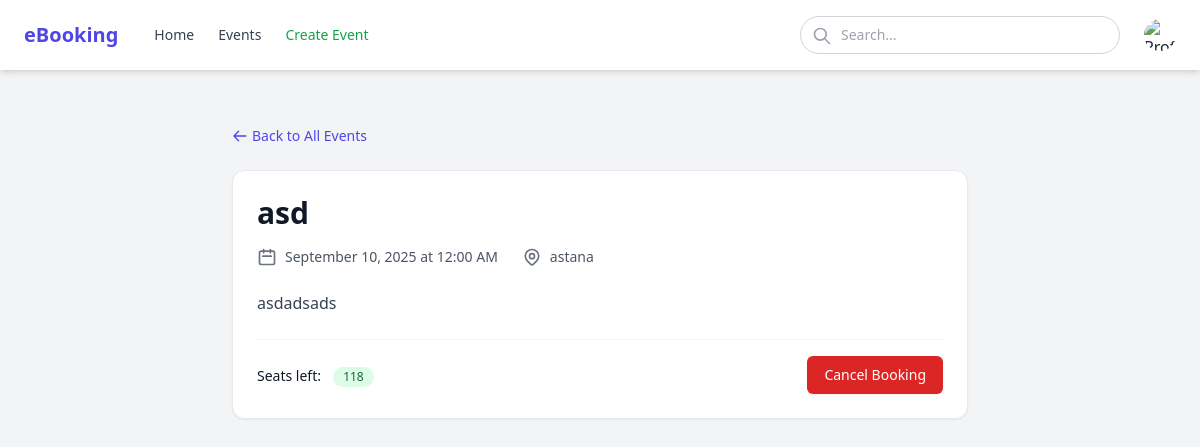
/event/2 (signed in), run on the app's committed database.
### app/models.py (models this page shows, shortened)
class Event(db.Model):
    event_id: so.Mapped[int] = so.mapped_column(primary_key=True)
    title: so.Mapped[str] = so.mapped_column(sa.String(128), index=True, unique=True)
    description: so.Mapped[str] = so.mapped_column(sa.String(256), index=True)
    date: so.Mapped[datetime.date] = so.mapped_column(sa.Date)
    time: so.Mapped[datetime.time] = so.mapped_column(sa.Time, nullable=False)
    location: so.Mapped[str] = so.mapped_column(sa.String(30))
    total_seats: so.Mapped[int] = so.mapped_column()
    seats_left: so.Mapped[int] = so.mapped_column(default=0)
    created_by: so.Mapped[str] = so.mapped_column(sa.String(64))
    bookings: so.Mapped[list["Booking"]] = so.relationship(back_populates="event",
                                                           cascade="all, delete-orphan")

### app/routes.py (the view)
@app.route('/event/<int:event_id>')
def event_detail(event_id):
    event = Event.query.get_or_404(event_id)
    is_booked = Booking.query.filter_by(
        user_id=current_user.id, event_id=event_id
    ).first() is not None
    return render_template('event_detail.html', event=event, is_booked=is_booked)

### app/models.py (called while the page is built)
@login.user_loader
def load_user(id):
    return db.session.get(User, int(id))

### app/templates/event_detail.html (shortened to what this page needs)
{% extends "base.html" %}
{% block content %}
<div class="max-w-3xl mx-auto px-4 py-6">
    <a href="{{ url_for('events') }}"
       class="inline-flex items-center text-sm font-medium text-indigo-600 hover:text-indigo-800 mb-6 transition-colors duration-200">
        <svg xmlns="http://www.w3.org/2000/svg" class="h-4 w-4 mr-1" fill="none" viewBox="0 0 24 24" stroke="currentColor">
            <path stroke-linecap="round" stroke-linejoin="round" stroke-width="2" d="M10 19l-7-7m0 0l7-7m-7 7h18" />
        </svg>
        Back to All Events
    </a>
    <div class="bg-white rounded-xl shadow-sm border border-gray-200 overflow-hidden">
        <div class="p-6">
            <h1 class="text-2xl md:text-3xl font-bold text-gray-900 mb-4">{{ event.title }}</h1>
            <div class="flex flex-col sm:flex-row sm:items-center text-gray-600 text-sm mb-6 space-y-2 sm:space-y-0 sm:space-x-6">
                <div class="flex items-center">
                    <svg xmlns="http://www.w3.org/2000/svg" class="h-5 w-5 mr-2 text-gray-500" fill="none" viewBox="0 0 24 24" stroke="currentColor">
                        <path stroke-linecap="round" stroke-linejoin="round" stroke-width="2" d="M8 7V3m8 4V3m-9 8h10M5 21h14a2 2 0 002-2V7a2 2 0 00-2-2H5a2 2 0 00-2 2v12a2 2 0 002 2z" />
                    </svg>
                    <span>{{ event.date.strftime('%B %d, %Y at %I:%M %p') if event.date else 'Date/Time TBD' }}</span>
                </div>
                <div class="flex items-center">
                    <span>{{ event.location or 'Location TBD' }}</span>
                </div>
            </div>
            {% if event.description %}
            <div class="prose prose-indigo max-w-none mb-6">
                <p class="text-gray-700">{{ event.description }}</p>
            </div>
            {% endif %}
            <div class="flex flex-col sm:flex-row sm:items-center sm:justify-between pt-4 border-t border-gray-100">
                <div class="mb-4 sm:mb-0">
                    <span class="text-sm font-medium text-gray-900">Seats left:</span>
                    <span class="ml-2 inline-flex items-center px-2.5 py-0.5 rounded-full text-xs font-medium {% if event.seats_left > 5 %}bg-green-100 text-green-800 {% elif event.seats_left > 0 %}bg-yellow-100 text-yellow-800 {% else %}bg-red-100 text-red-800 {% endif %}">
                        {{ event.seats_left }}
                    </span>
                </div>
                <div>
                    {% if is_booked %}
                        <form action="{{ url_for('cancel_booking', event_id=event.event_id) }}" method="post">
                            <button type="submit"
                                    class="inline-flex items-center px-4 py-2 border border-transparent text-sm font-medium rounded-md shadow-sm text-white bg-red-600 hover:bg-red-700 focus:outline-none focus:ring-2 focus:ring-offset-2 focus:ring-red-500 transition-colors duration-200">
                                Cancel Booking
                            </button>
                        </form>
                    {% endif %}
                </div>
            </div>
        </div>
    </div>
</div>
{% endblock %}

### data on the page
Event: title "asd", date "September 10, 2025 at 12:00 AM", location "astana", description "asdadsads", seats_left "118"
